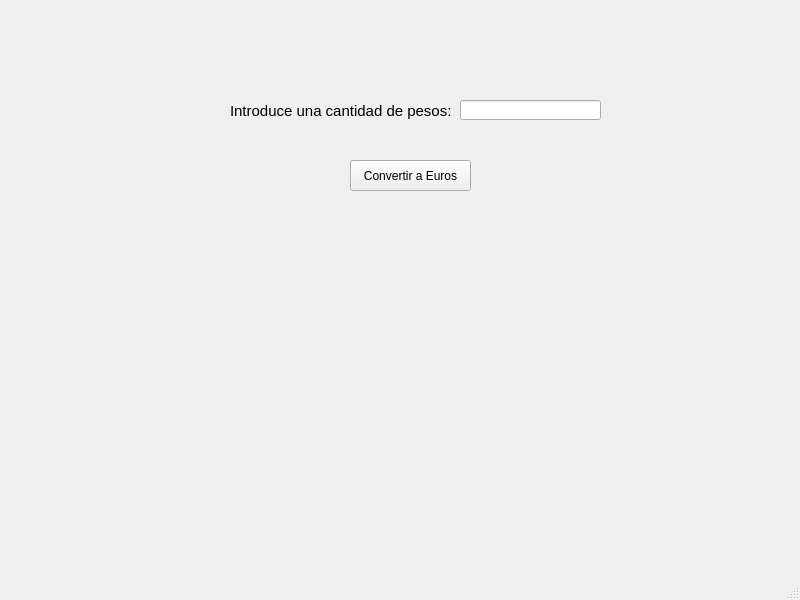
<?xml version="1.0" encoding="UTF-8"?>
<ui version="4.0">
 <class>MainWindow</class>
 <widget class="QMainWindow" name="MainWindow">
  <property name="geometry">
   <rect>
    <x>0</x>
    <y>0</y>
    <width>800</width>
    <height>600</height>
   </rect>
  </property>
  <property name="windowTitle">
   <string>MainWindow</string>
  </property>
  <widget class="QWidget" name="centralwidget">
   <widget class="QLabel" name="label_introduce_pesos">
    <property name="geometry">
     <rect>
      <x>230</x>
      <y>90</y>
      <width>231</width>
      <height>41</height>
     </rect>
    </property>
    <property name="font">
     <font>
      <pointsize>11</pointsize>
     </font>
    </property>
    <property name="text">
     <string>Introduce una cantidad de pesos:</string>
    </property>
   </widget>
   <widget class="QLineEdit" name="entrada_pesos">
    <property name="geometry">
     <rect>
      <x>460</x>
      <y>100</y>
      <width>141</width>
      <height>20</height>
     </rect>
    </property>
   </widget>
   <widget class="QPushButton" name="boton_convertir_a_euros">
    <property name="geometry">
     <rect>
      <x>350</x>
      <y>160</y>
      <width>121</width>
      <height>31</height>
     </rect>
    </property>
    <property name="text">
     <string>Convertir a Euros</string>
    </property>
   </widget>
   <widget class="QLabel" name="label_resultado">
    <property name="geometry">
     <rect>
      <x>230</x>
      <y>260</y>
      <width>301</width>
      <height>111</height>
     </rect>
    </property>
    <property name="font">
     <font>
      <pointsize>20</pointsize>
     </font>
    </property>
    <property name="text">
     <string/>
    </property>
   </widget>
  </widget>
  <widget class="QStatusBar" name="statusbar"/>
 </widget>
 <resources/>
 <connections/>
</ui>
